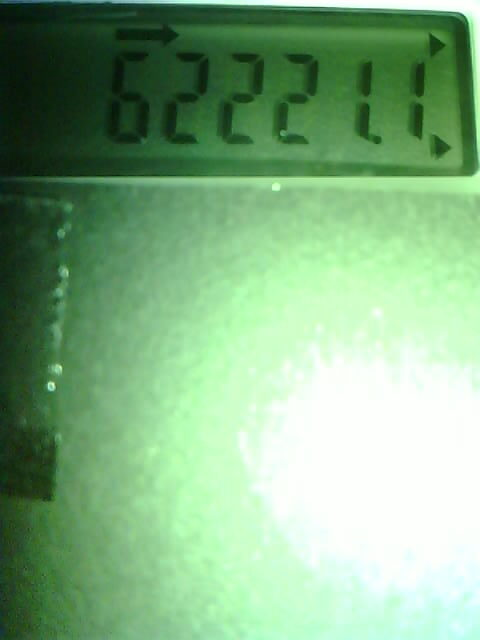
#> input picture detecting-and-ocring-digits/pic_1644164410.jpg, 480 x 640 px
$ python -i ocr_test4_fragement.py   (imports and definitions only)
#> lines starting #> are read from the running program, lines starting #| are printed output that depends on the picture
#!/usr/bin/python3

import numpy as np
import cv2
from pyocr import pyocr
from pyocr import builders
from PIL import Image
from time import sleep


###############################################################
### Imagery
###############################################################
def initialize_images():
#  p_img = 'img/example.png'
  p_img = 'pic_1644164410.jpg'
  image = cv2.imread(p_img, 1)
#> image is the input picture: shape (640, 480, 3); mean B, G, R 132.3, 174.9, 131.2
  ##
  # Read image from which text needs to be extracted
  #image = cv2.imread("pic_1644164401.jpg", 1)
  #image = cv2.imread("sample4.jpg")

  # Preprocessing the image starts
  #-----Converting image to LAB Color model-----------------------------------
  lab= cv2.cvtColor(image, cv2.COLOR_BGR2LAB)
#> lab: shape (640, 480, 3); mean of channels 0, 1, 2 168.9, 104.9, 145.7
  #-----Splitting the LAB image to different channels-------------------------
  l, a, b = cv2.split(lab)
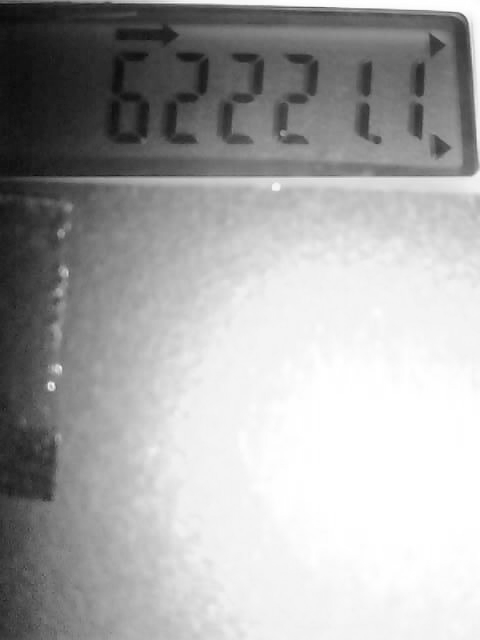
#> l: shape (640, 480); min 10, max 255, mean 168.9
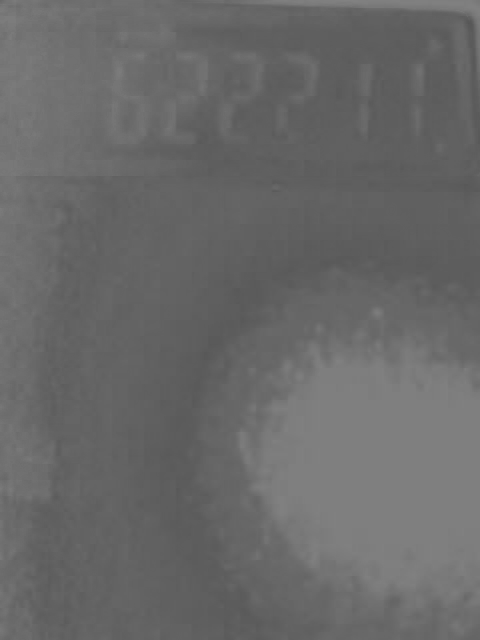
#> a: shape (640, 480); min 86, max 130, mean 104.9
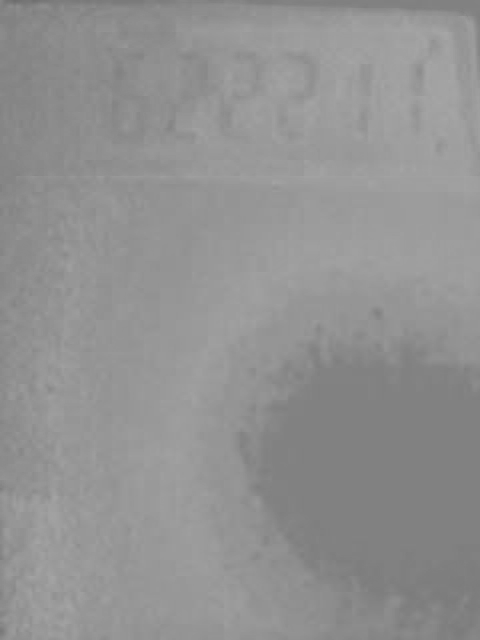
#> b: shape (640, 480); min 109, max 166, mean 145.7
  #-----Applying CLAHE to L-channel-------------------------------------------
  clahe = cv2.createCLAHE(clipLimit=3.0, tileGridSize=(8,8))
  cl = clahe.apply(l)
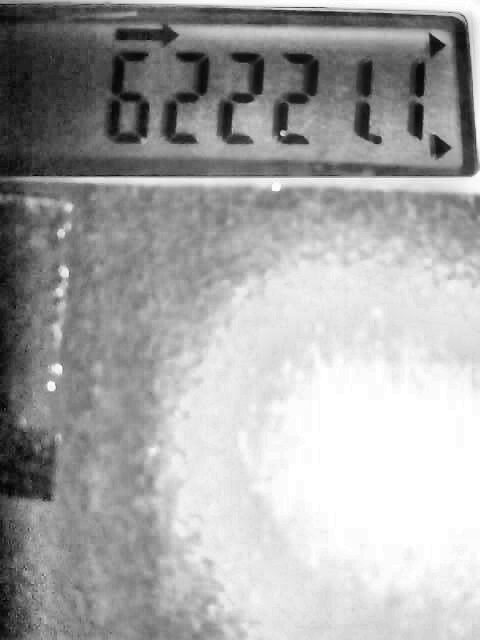
#> cl: shape (640, 480); min 5, max 255, mean 166.5
  #-----Merge the CLAHE enhanced L-channel with the a and b channel-----------
  limg = cv2.merge((cl,a,b))
#> limg: shape (640, 480, 3); mean of channels 0, 1, 2 166.5, 104.9, 145.7
  #-----Converting image from LAB Color model to RGB model--------------------
  final = cv2.cvtColor(limg, cv2.COLOR_LAB2BGR)
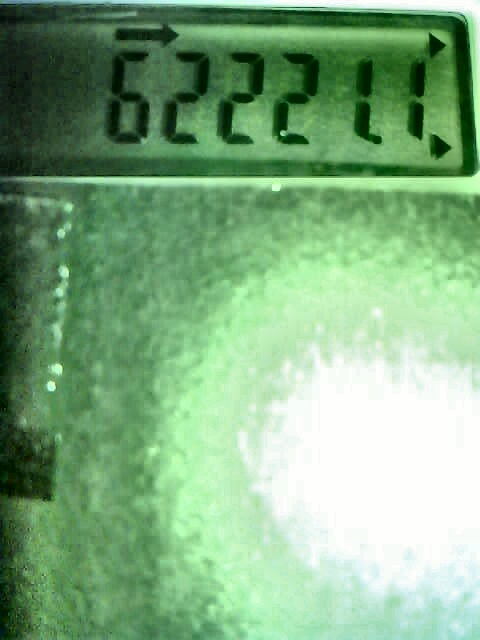
#> final: shape (640, 480, 3); mean B, G, R 129.3, 171.7, 128.2
  # Convert the image to gray scale
  img_temp = cv2.cvtColor(final, cv2.COLOR_BGR2GRAY)
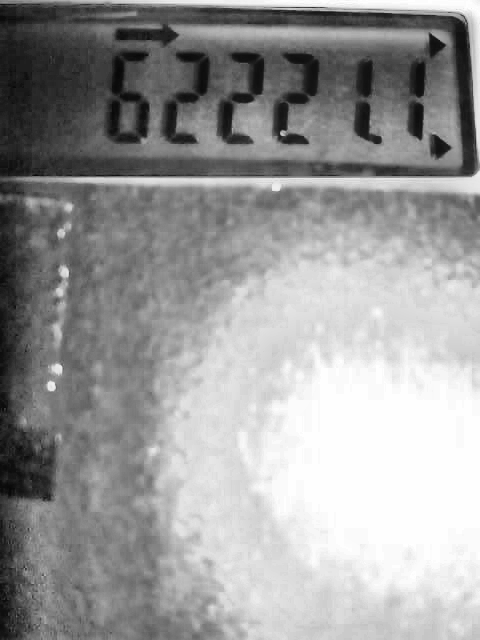
#> img_temp: shape (640, 480); min 7, max 255, mean 153.8
  cv2.imshow("gray", img_temp)
  ##
  #    cv2.imshow('imagetemp',img_temp)
  img = img_temp.copy()
  return img, img_temp, None

>>> result = initialize_images()

$ run again, with detecting-and-ocring-digits/pic_1644164401.jpg copied over detecting-and-ocring-digits/pic_1644164410.jpg
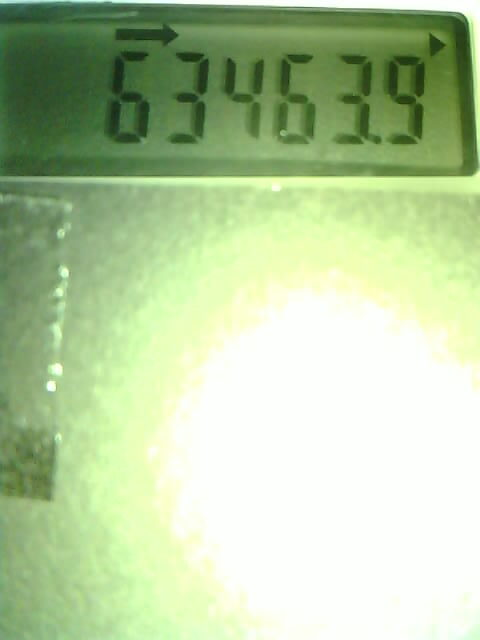
#> input picture detecting-and-ocring-digits/pic_1644164401.jpg, 480 x 640 px
#> in initialize_images, image is the input picture: shape (640, 480, 3); mean B, G, R 161.8, 204.4, 182.5
#> lab: shape (640, 480, 3); mean of channels 0, 1, 2 201.7, 112.9, 147.2
#> in initialize_images, `cl = clahe.apply(l)`:
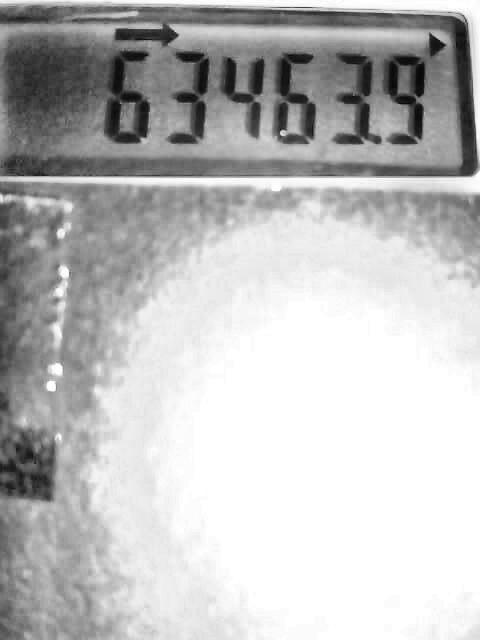
#> cl: shape (640, 480); min 8, max 255, mean 189.9
#> limg: shape (640, 480, 3); mean of channels 0, 1, 2 189.9, 112.9, 147.2
#> in initialize_images, `final = cv2.cvtColor(limg, cv2.COLOR_LAB2BGR)`:
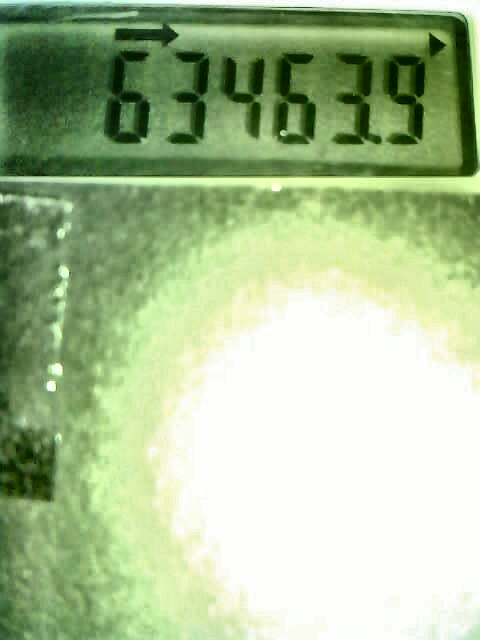
#> final: shape (640, 480, 3); mean B, G, R 150.8, 192.3, 170.8

$ run again, with detecting-and-ocring-digits/pic_1644163826.jpg copied over detecting-and-ocring-digits/pic_1644164410.jpg
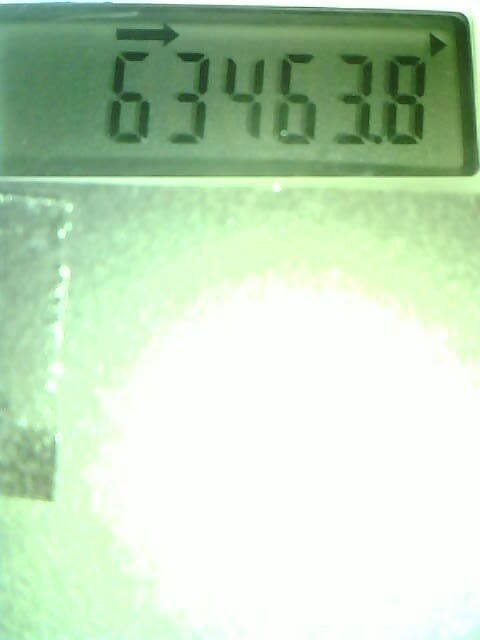
#> input picture detecting-and-ocring-digits/pic_1644163826.jpg, 480 x 640 px
#> in initialize_images, image is the input picture: shape (640, 480, 3); mean B, G, R 189, 218.5, 193.2
#> lab: shape (640, 480, 3); mean of channels 0, 1, 2 215.2, 114, 140.1
#> in initialize_images, `cl = clahe.apply(l)`:
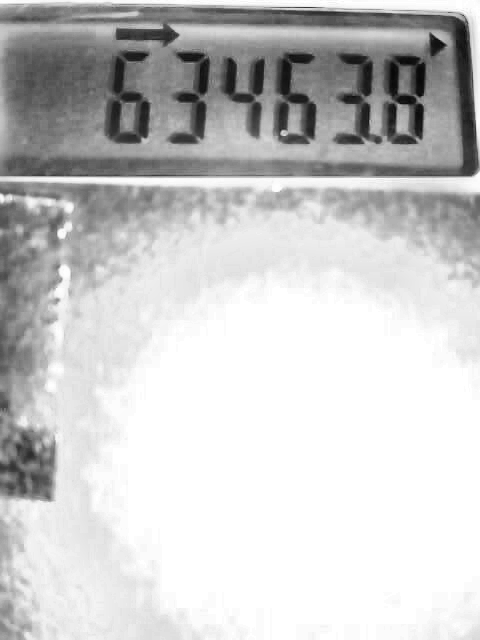
#> cl: shape (640, 480); min 8, max 255, mean 202.1
#> limg: shape (640, 480, 3); mean of channels 0, 1, 2 202.1, 114, 140.1
#> in initialize_images, `final = cv2.cvtColor(limg, cv2.COLOR_LAB2BGR)`:
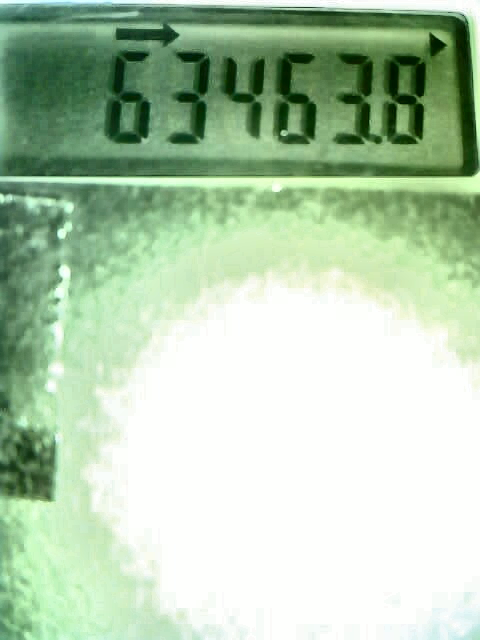
#> final: shape (640, 480, 3); mean B, G, R 176.4, 204.8, 180.2
